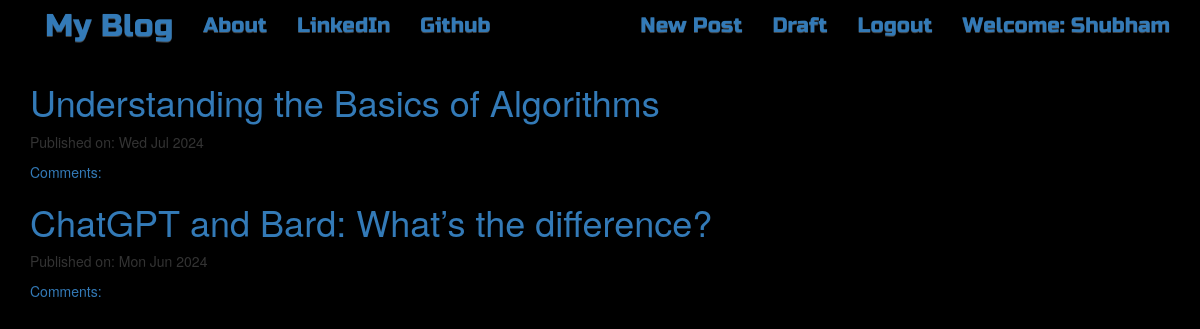
The app's page / (signed in) with its own data.
### blog/models.py (models this page shows, shortened)
class Post(models.Model):
    author = models.ForeignKey('auth.User', on_delete=models.CASCADE)
    title = models.CharField(max_length=256)
    text = models.TextField()
    created_date = models.DateTimeField(default=timezone.now)
    published_date = models.DateTimeField(blank=True, null=True)

### blog/views.py (the view)
# urls.py: path('', views.PostListView.as_view(), name='post_list'),
class PostListView(ListView):
    model = Post
    def get_queryset(self):
        return Post.objects.filter(published_date__lte=timezone.now()).order_by('-published_date')

### blog/templates/blog/post_list.html
{% extends 'blog/base.html' %}
{% block content %}
<div class="centerstage">
    {% for post in post_list %}
        <div class="post">
            <h1><a href="{% url 'post_detail' pk=post.pk %}">{{ post.title }}</a></h1>
            <div class="date">
                <p>Published on: {{ post.published_date|date:"D M Y"}}</p>
            </div>
            <a href="{% url 'post_detail' pk=post.pk %}">Comments: {{ post.approve_set.count }}</a>
        </div>
    {% endfor %}
</div>
{% endblock %}

### blog/templates/blog/base.html (shortened to what this page needs)
<!DOCTYPE html>
{% load static %}
<html lang="en">
<head>
    <link rel="stylesheet" href="https://maxcdn.bootstrapcdn.com/bootstrap/3.3.7/css/bootstrap.min.css">
    <link rel="stylesheet" href="https://maxcdn.bootstrapcdn.com/bootstrap/3.3.7/css/bootstrap-theme.min.css">
    <link rel="stylesheet" href="//cdn.jsdelivr.net/npm/medium-editor@latest/dist/css/medium-editor.min.css" type="text/css" media="screen" charset="utf-8">
    <link rel="stylesheet" href="{% static 'css/blog.css' %}">
</head>
<body class="loader">
    <nav class = 'navbar navar-default techfont custom-navbar'>
       <div class = 'container'>
        <ul class  = 'nav navbar-nav'>
            <li><a class="navrbar -brand bigbrand " href="{% url 'post_list' %}"> My Blog</a></li>
            <li><a href="{% url 'about' %}"> About</a></li>
            <li><a href="https://www.linkedin.com/in/shubham-jamdhade-75934221b?lipi=urn%3Ali%3Apage%3Ad_flagship3_profile_view_base_contact_details%3BCEfOFyxZTKKJRLguAS5AAA%3D%3D">LinkedIn</a></li>
            <li><a href="https://github.com/shubhamfresh1">Github</a></li>
        </ul>
        <ul class="nav navbar-nav navbar-right">
            {% if user.is_authenticated %}
            <li>
                <a href="{% url 'post_new' %}"> New Post</a>
            </li>
            <li>
                <a href="{% url 'post_draft_list' %}">Draft</a>
            </li>
            <li>
                <a href="{% url 'logout' %}">Logout</a>
            </li>
            <li>
                <a> Welcome: {{user.username}}</a>
            </li>
            {% else %}
                <li><a class='nav navbar-right' href="{% url 'login' %}"><span class="glyphicon glyphicon-user"></span></a></li>
            {% endif %}
        </ul>
       </div>
    </nav>
    <div class="content container">
            <div class="row">
                <div class="col-md-8">
                  <div class="blog_posts">
                    {% block content %}
                    {% endblock %}
                  </div>
                </div>
            </div>
        </div>
</body>
</html>

### blog/static/css/blog.css (style rules this page uses)
.techfont { font-family: 'Russo One',sans-serif; font-size: 1.5em; margin-bottom: 10px ; }
.bigbrand { font-size: 1.5em; }
.centerstage { margin-left: auto; margin-right: auto; }
.loader { filter:hue-rotate(0deg); color:linear-gradient(45deg,#0f8,#08f); animation:hue 10000ms infinite linear; }
body { background-color: black; }

### records on screen
Post: title "Understanding the Basics of Algorithms", published_date "Wed Jul 2024"
Post: title "ChatGPT and Bard: What’s the difference?", published_date "Mon Jun 2024"

### other values on screen
{{ user.username }} "Shubham"
